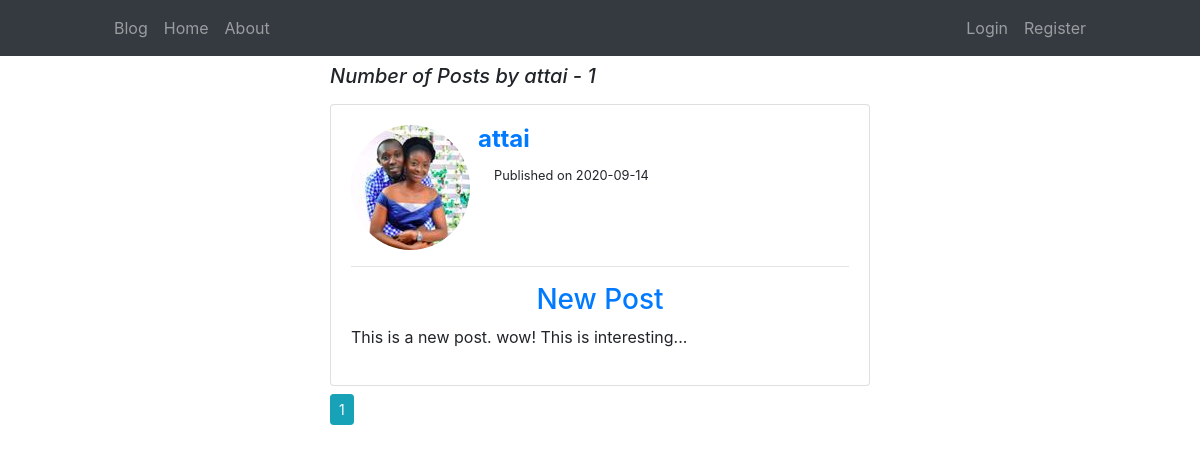
The app's page /user/attai with its own data.
### flaskapp/models.py (models this page shows, shortened)
class User(db.Model, UserMixin):
    id = db.Column(db.Integer, primary_key=True)
    username = db.Column(db.String(15), unique=True, nullable=False )
    email = db.Column(db.String(30), unique=True, nullable=False )
    password = db.Column(db.String(60), nullable=False )
    image_file = db.Column(db.String(20), nullable = False, default='default.png')
    posts = db.relationship('Post', backref='author', lazy=True)

class Post(db.Model):
    id = db.Column(db.Integer, primary_key=True)
    title = db.Column(db.String(80), nullable=False )
    content = db.Column(db.Text, nullable=False )
    pub_date = db.Column(db.DateTime, nullable=False, default=datetime.utcnow)
    user_id = db.Column(db.Integer, db.ForeignKey('user.id'), nullable=False)

### flaskapp/routes.py (the view)
@app.route('/user/<string:username>')
def user_posts(username):
    page = request.args.get('page', 1, type=int)
    user = User.query.filter_by(username=username).first_or_404()
    posts = Post.query.filter_by(author=user).order_by(Post.pub_date.desc()).paginate(page=page, per_page=5)
    return render_template('user_posts.html', user=user, posts=posts)

### flaskapp/templates/user_posts.html (shortened to what this page needs)
{% extends 'base.html' %}
{% block content %}
    <div class="row">
        <div class="col-8 col-sm-6 mx-auto">
            <h5 class="font-italic" >Number of Posts by {{user.username}} - {{posts.total}}</h5>
        </div>
    </div>
{% for post in posts.items %}
    <div class="row mt-2">
        <div class="col-8 col-sm-6 mx-auto ">
            <div class="card card-body">
                <div class="media">
                    <img class="rounded-circle" src="{{ url_for('static', filename='pictures/' + post.author.image_file ) }}" alt="Image">
                    <div class="media-body">
                        <h4 class="ml-2 font-weight-bold" ><a href="{{url_for('user_posts', username=post.author.username)}}">{{post.author.username}}</a></h4>
                        <small class="ml-4">Published on {{post.pub_date.strftime('%Y-%m-%d')}}</small>
                    </div>
                </div>
                <hr>
                <a href="{{ url_for('post', post_id=post.id) }}"><h3 class="text-center">{{post.title}}</h3></a>
                <p>{{ post.content }}</p>
            </div>
        </div>
    </div>
{% endfor %}
<div class="row mt-2">
    <div class="col-8 col-sm-6 mx-auto">
        {% for page_num in posts.iter_pages( right_edge=1, left_edge=1, right_current=3, left_current=1)  %}
        {% if page_num %}
            {% if posts.page == page_num %}
                <a class="btn btn-info btn-sm" href=" {{ url_for('user_posts', username=user.username, page=page_num) }} ">{{page_num}}</a>
            {% else %}
                <a class="btn btn-outline-info btn-sm" href=" {{ url_for('user_posts', username=user.username, page=page_num) }} ">{{page_num}}</a>
            {% endif %}
        {% else %}
            ...
        {% endif %}
    {% endfor %}
    </div>
</div>
{% endblock content %}

### records on screen
User: username "attai"
Post: image_file (picture), author.username "attai", pub_date "2020-09-14", title "New Post", content "This is a new post. wow! This is interesting..."

### other values on screen
{{ posts.total }} "1"
{{ page_num }} "1"
